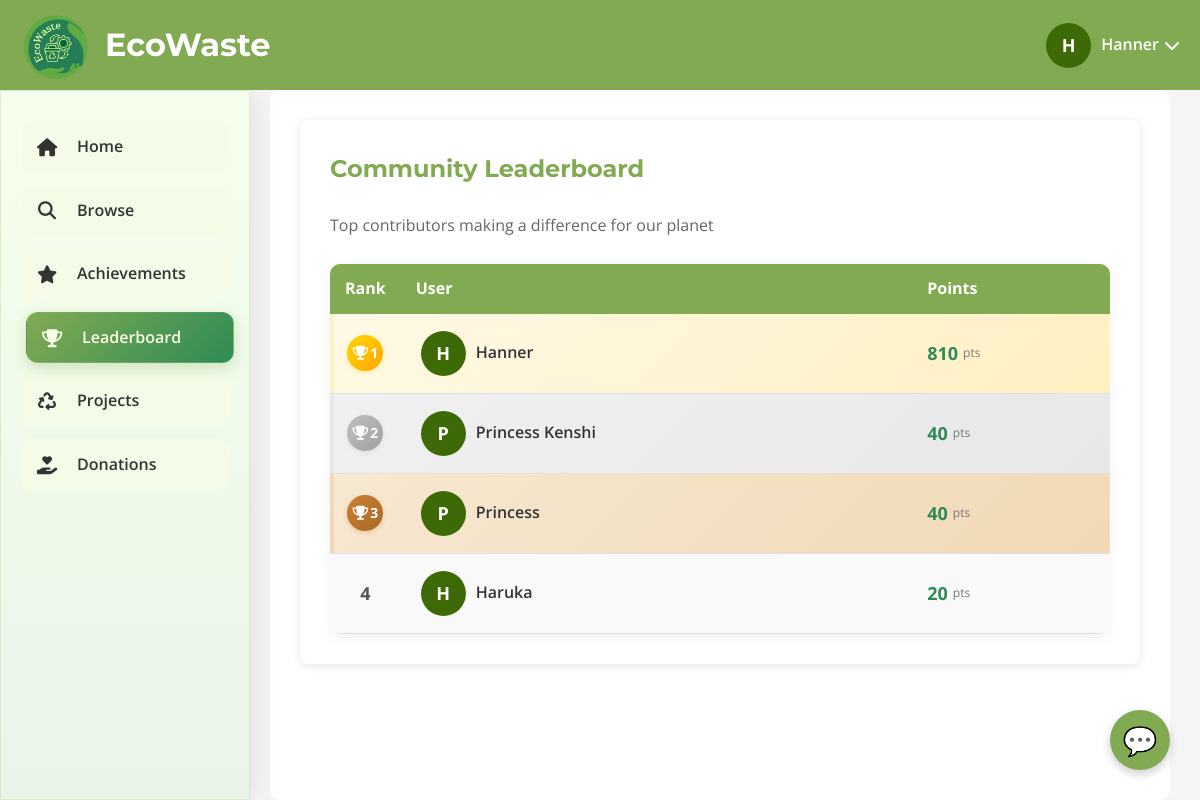
/leaderboard.php (signed in), run on an earlier commit of the app's database.
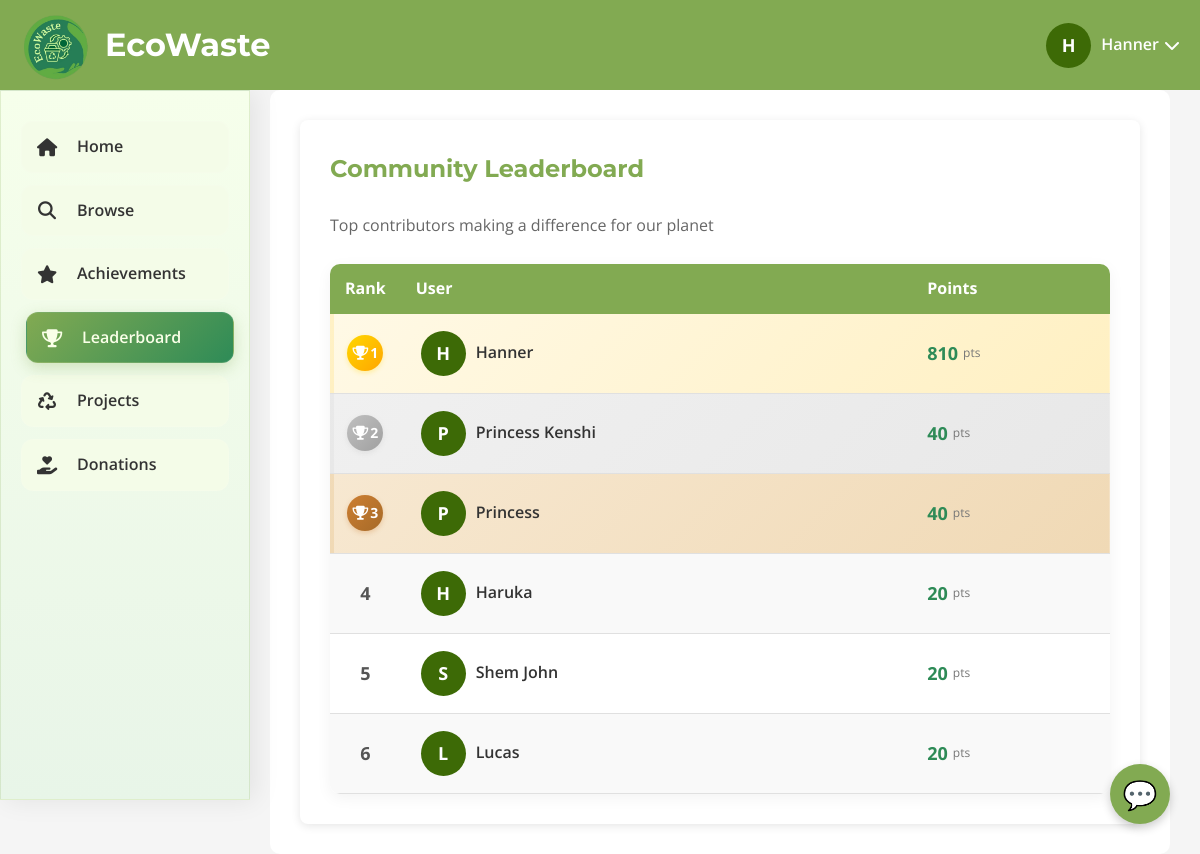
And on a later commit of the database.
### tables this page shows
CREATE TABLE `users` (
  `user_id` int(11) NOT NULL,
  `google_id` varchar(255) DEFAULT NULL,
  `email` varchar(100) NOT NULL,
  `password_hash` varchar(255) NOT NULL,
  `first_name` varchar(50) NOT NULL,
  `middle_name` varchar(50) DEFAULT NULL,
  `last_name` varchar(50) NOT NULL,
  `avatar` varchar(500) DEFAULT NULL,
  `contact_number` varchar(20) NOT NULL,
  `address` text NOT NULL,
  `city` varchar(50) NOT NULL,
  `zip_code` varchar(20) NOT NULL,
  `created_at` timestamp NOT NULL DEFAULT current_timestamp(),
  `points` int(11) DEFAULT 0,
  `verification_code` varchar(10) DEFAULT NULL,
  `verified` tinyint(1) DEFAULT 0,
  `remember_token` varchar(255) DEFAULT NULL,
  `token_expiry` datetime DEFAULT NULL,
  `is_verified` tinyint(1) DEFAULT 0,
  `verification_token` varchar(100) DEFAULT NULL
);

### leaderboard.php (the view, shortened to what this page needs)
<?php
$conn = getDBConnection();
$users = [];
$query = "
    SELECT
        user_id,
        first_name,
        points
    FROM users
    WHERE points > 0
    ORDER BY points DESC
    LIMIT 10
";
$result = $conn->query($query);
if ($result && $result->num_rows > 0) {
    while ($row = $result->fetch_assoc()) {
        $users[] = $row;
    }
}
?>
<!DOCTYPE html>
<html lang="en">
<head>
    <link rel="stylesheet" href="assets/css/leaderboard.css">
    <link rel="stylesheet" href="https://cdnjs.cloudflare.com/ajax/libs/font-awesome/6.4.0/css/all.min.css">
</head>
<body>
    <header>
        <div class="logo-container">
                    <div class="logo">
                        <img src="assets/img/ecowaste_logo.png" alt="EcoWaste Logo">
                    </div>
                    <h1>EcoWaste</h1>
                </div>
                <div class="user-profile" id="userProfile">
                <div class="profile-pic">
                <?= strtoupper(substr(htmlspecialchars($_SESSION['first_name'] ?? 'User'), 0, 1)) ?>
            </div>
            <span class="profile-name"><?= htmlspecialchars($_SESSION['first_name'] ?? 'User') ?></span>
            <i class="fas fa-chevron-down dropdown-arrow"></i>
        </div>
    </header>
<div class="container">
    <aside class="sidebar">
        <nav>
            <ul>
                <li><a href="homepage.php"><i class="fas fa-home"></i>Home</a></li>
                <li><a href="browse.php"><i class="fas fa-search"></i>Browse</a></li>
                <li><a href="achievements.php"><i class="fas fa-star"></i>Achievements</a></li>
                <li><a href="leaderboard.php" class="active"><i class="fas fa-trophy"></i>Leaderboard</a></li>
                <li><a href="projects.php"><i class="fas fa-recycle"></i>Projects</a></li>
                <li><a href="donations.php"><i class="fas fa-hand-holding-heart"></i>Donations</a></li>
            </ul>
        </nav>
    </aside>
    <main class="main-content">
        <div class="leaderboard-container">
            <h2 class="leaderboard-title">Community Leaderboard</h2>
            <p class="leaderboard-subtitle">Top contributors making a difference for our planet</p>
            <table class="leaderboard-table">
                <thead>
                    <tr>
                        <th>Rank</th>
                        <th>User</th>
                        <th>Points</th>
                    </tr>
                </thead>
                <tbody>
                    <?php foreach ($users as $i => $user):
                        $rank = $i + 1;
                        $userId = isset($user['user_id']) ? (int)$user['user_id'] : 0;
                        $userName = !empty($user['first_name']) ? htmlspecialchars($user['first_name']) : 'Unknown User';
                        $points = htmlspecialchars($user['points']);
                        $rankClass = '';
                        if ($rank === 1) {
                            $rankClass = 'rank-first';
                        } elseif ($rank === 2) {
                            $rankClass = 'rank-second';
                        } elseif ($rank === 3) {
                            $rankClass = 'rank-third';
                        }
                    ?>
                    <tr class="<?= $rankClass ?>">
                        <td class="rank">
                            <div class="rank-container">
                                <?php if ($rank <= 3): ?>
                                    <div class="rank-badge rank-<?= $rank ?>">
                                        <i class="fas fa-trophy"></i>
                                        <span><?= $rank ?></span>
                                    </div>
                                <?php else: ?>
                                    <span class="rank-number"><?= $rank ?></span>
                                <?php endif; ?>
                            </div>
                        </td>
                        <td class="user-info">
                            <div class="user-link-wrapper">
                                <a href="profile.php?id=<?= $userId ?>" class="user-link">
                                    <div class="profile-pic">
                                        <?= strtoupper(substr($userName, 0, 1)) ?>
                                    </div>
                                    <span class="user-name"><?= $userName ?></span>
                                </a>
                            </div>
                        </td>
                        <td class="points">
                            <div class="points-container">
                                <span class="points-value"><?= $points ?></span>
                                <span class="points-label">pts</span>
                            </div>
                        </td>
                    </tr>
                    <?php endforeach; ?>
                </tbody>
            </table>
        </div>
    </main>
</div>
    <div class="feedback-btn" id="feedbackBtn">💬</div>
</body>
</html>

What changed in the data, as far as the page shows it:
added users: rank "5", first_name "S", first_name "Shem John", points "20"
added users: rank "6", first_name "L", first_name "Lucas", points "20"
